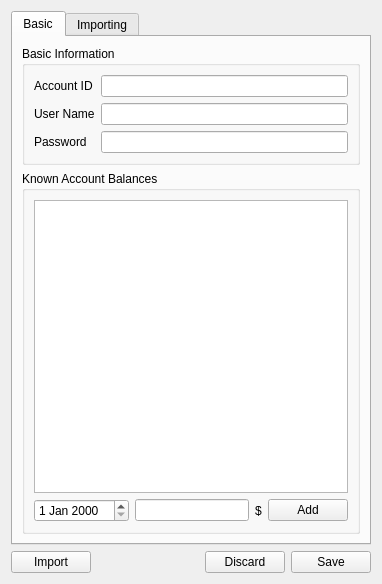
<?xml version="1.0" encoding="UTF-8"?>
<ui version="4.0">
 <class>AccountInfoWidgetBase</class>
 <widget class="QWidget" name="AccountInfoWidgetBase">
  <property name="geometry">
   <rect>
    <x>0</x>
    <y>0</y>
    <width>382</width>
    <height>584</height>
   </rect>
  </property>
  <property name="windowTitle">
   <string>Form</string>
  </property>
  <layout class="QVBoxLayout" name="verticalLayout_5">
   <item>
    <widget class="QTabWidget" name="tabWidget">
     <property name="currentIndex">
      <number>0</number>
     </property>
     <widget class="QWidget" name="mainInfoTab">
      <attribute name="title">
       <string>Basic</string>
      </attribute>
      <layout class="QVBoxLayout" name="verticalLayout_6">
       <item>
        <widget class="QGroupBox" name="groupBox_4">
         <property name="title">
          <string>Basic Information</string>
         </property>
         <layout class="QHBoxLayout" name="horizontalLayout_3">
          <item>
           <layout class="QGridLayout" name="gridLayout">
            <item row="0" column="0">
             <widget class="QLabel" name="accountIdLabel">
              <property name="text">
               <string>Account ID</string>
              </property>
             </widget>
            </item>
            <item row="0" column="1">
             <widget class="QLineEdit" name="accountIdLineEdit"/>
            </item>
            <item row="1" column="0">
             <widget class="QLabel" name="userNameLabel">
              <property name="text">
               <string>User Name</string>
              </property>
             </widget>
            </item>
            <item row="1" column="1">
             <widget class="QLineEdit" name="userNameLineEdit"/>
            </item>
            <item row="2" column="0">
             <widget class="QLabel" name="passwordLabel">
              <property name="text">
               <string>Password</string>
              </property>
             </widget>
            </item>
            <item row="2" column="1">
             <widget class="QLineEdit" name="passwordLineEdit">
              <property name="echoMode">
               <enum>QLineEdit::Password</enum>
              </property>
             </widget>
            </item>
           </layout>
          </item>
         </layout>
        </widget>
       </item>
       <item>
        <widget class="QGroupBox" name="groupBox_3">
         <property name="title">
          <string>Known Account Balances</string>
         </property>
         <layout class="QVBoxLayout" name="verticalLayout">
          <item>
           <widget class="QTableView" name="balanceTableView">
            <attribute name="verticalHeaderDefaultSectionSize">
             <number>16</number>
            </attribute>
            <attribute name="verticalHeaderMinimumSectionSize">
             <number>16</number>
            </attribute>
           </widget>
          </item>
          <item>
           <layout class="QHBoxLayout" name="horizontalLayout_2">
            <item>
             <widget class="QDateEdit" name="balanceDateEdit"/>
            </item>
            <item>
             <widget class="QLineEdit" name="balanceAmountLineEdit"/>
            </item>
            <item>
             <widget class="QLabel" name="label_5">
              <property name="text">
               <string>$</string>
              </property>
             </widget>
            </item>
            <item>
             <widget class="QPushButton" name="balanceAddButton">
              <property name="text">
               <string>Add</string>
              </property>
             </widget>
            </item>
           </layout>
          </item>
         </layout>
        </widget>
       </item>
      </layout>
      <zorder>groupBox_3</zorder>
      <zorder>groupBox_4</zorder>
     </widget>
     <widget class="QWidget" name="ofxInfoTab">
      <attribute name="title">
       <string>Importing</string>
      </attribute>
      <layout class="QVBoxLayout" name="verticalLayout_4">
       <item>
        <widget class="QGroupBox" name="groupBox">
         <property name="title">
          <string>OFX Information</string>
         </property>
         <layout class="QVBoxLayout" name="verticalLayout_2">
          <item>
           <widget class="QLabel" name="label_3">
            <property name="text">
             <string>&lt;html&gt;&lt;head/&gt;&lt;body&gt;&lt;p&gt;Import data from your financial institution using the &lt;a href=&quot;http://www.ofxhome.com&quot;&gt;&lt;span style=&quot; text-decoration: underline; color:#0000ff;&quot;&gt;OFX protocol&lt;/span&gt;&lt;/a&gt;&lt;br/&gt;&lt;/p&gt;&lt;/body&gt;&lt;/html&gt;</string>
            </property>
            <property name="textFormat">
             <enum>Qt::RichText</enum>
            </property>
            <property name="wordWrap">
             <bool>true</bool>
            </property>
            <property name="openExternalLinks">
             <bool>true</bool>
            </property>
           </widget>
          </item>
          <item>
           <layout class="QGridLayout" name="gridLayout_2">
            <item row="0" column="0">
             <widget class="QLabel" name="oFXFidLabel">
              <property name="text">
               <string>OFX fid</string>
              </property>
             </widget>
            </item>
            <item row="3" column="1">
             <widget class="QLineEdit" name="oFXURLLineEdit"/>
            </item>
            <item row="3" column="0">
             <widget class="QLabel" name="oFXURLLabel">
              <property name="text">
               <string>OFX URL</string>
              </property>
             </widget>
            </item>
            <item row="2" column="1">
             <widget class="QLineEdit" name="oFXBankIDLineEdit"/>
            </item>
            <item row="2" column="0">
             <widget class="QLabel" name="oFXBankIDLabel">
              <property name="text">
               <string>OFX Bank ID</string>
              </property>
             </widget>
            </item>
            <item row="1" column="0">
             <widget class="QLabel" name="oFXFiorgLabel">
              <property name="text">
               <string>OFX fiorg</string>
              </property>
             </widget>
            </item>
            <item row="1" column="1">
             <widget class="QLineEdit" name="oFXFiorgLineEdit"/>
            </item>
            <item row="0" column="1">
             <widget class="QLineEdit" name="oFXFidLineEdit"/>
            </item>
            <item row="4" column="1">
             <widget class="QComboBox" name="oFXAccountTypeComboBox">
              <item>
               <property name="text">
                <string>Credit Card</string>
               </property>
              </item>
              <item>
               <property name="text">
                <string>Checking</string>
               </property>
              </item>
              <item>
               <property name="text">
                <string>Savings</string>
               </property>
              </item>
              <item>
               <property name="text">
                <string>Money Market</string>
               </property>
              </item>
              <item>
               <property name="text">
                <string>Credit Line</string>
               </property>
              </item>
             </widget>
            </item>
            <item row="4" column="0">
             <widget class="QLabel" name="oFXAccountTypeLabel">
              <property name="text">
               <string>OFX Account Type</string>
              </property>
             </widget>
            </item>
           </layout>
          </item>
         </layout>
        </widget>
       </item>
       <item>
        <widget class="QGroupBox" name="groupBox_2">
         <property name="title">
          <string>Web Scraping</string>
         </property>
         <layout class="QVBoxLayout" name="verticalLayout_3">
          <item>
           <widget class="QLabel" name="label_4">
            <property name="text">
             <string>Import data from your financial institution's web page. &lt;br&gt;</string>
            </property>
            <property name="wordWrap">
             <bool>true</bool>
            </property>
           </widget>
          </item>
          <item>
           <layout class="QGridLayout" name="gridLayout_3">
            <item row="0" column="0">
             <widget class="QLabel" name="scraperClassLabel">
              <property name="text">
               <string>Web-page</string>
              </property>
             </widget>
            </item>
            <item row="0" column="1">
             <widget class="QLineEdit" name="scraperClassLineEdit"/>
            </item>
           </layout>
          </item>
         </layout>
        </widget>
       </item>
       <item>
        <spacer name="verticalSpacer">
         <property name="orientation">
          <enum>Qt::Vertical</enum>
         </property>
         <property name="sizeHint" stdset="0">
          <size>
           <width>20</width>
           <height>198</height>
          </size>
         </property>
        </spacer>
       </item>
      </layout>
     </widget>
    </widget>
   </item>
   <item>
    <layout class="QHBoxLayout" name="horizontalLayout">
     <item>
      <widget class="QPushButton" name="importButton">
       <property name="text">
        <string>Import</string>
       </property>
      </widget>
     </item>
     <item>
      <spacer name="horizontalSpacer">
       <property name="orientation">
        <enum>Qt::Horizontal</enum>
       </property>
       <property name="sizeHint" stdset="0">
        <size>
         <width>40</width>
         <height>20</height>
        </size>
       </property>
      </spacer>
     </item>
     <item>
      <widget class="QPushButton" name="discardButton">
       <property name="text">
        <string>Discard</string>
       </property>
      </widget>
     </item>
     <item>
      <widget class="QPushButton" name="saveButton">
       <property name="text">
        <string>Save</string>
       </property>
      </widget>
     </item>
    </layout>
   </item>
  </layout>
 </widget>
 <resources/>
 <connections/>
</ui>
